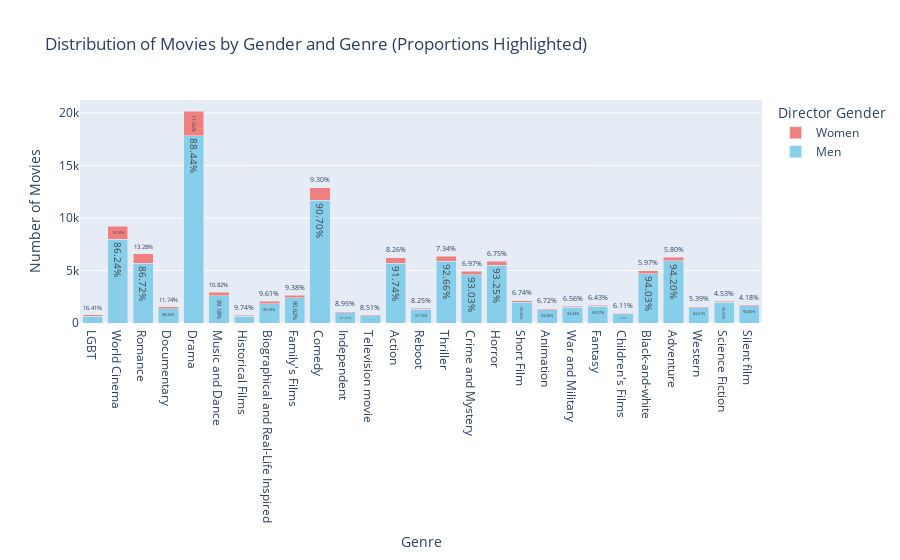

Here is the notebook cell this chart was saved with:
### Markdown cell above
## More detailed graph (chatGPT)

### Code cell
# Flatten the list of genres for movies directed by men
genres_df_m = pd.DataFrame(genre_counts_m.items(), columns=['Genre', 'Count_m'])

# Flatten the list of genres for movies directed by women
all_genres_f = [genre for sublist in movies_director_f['movie_genres'] for genre in sublist]
genre_counts_f = Counter(all_genres_f)

genres_df_f = pd.DataFrame(genre_counts_f.items(), columns=['Genre', 'Count_f'])

# Merge the male and female genre dataframes on the Genre column
genre_df = pd.merge(genres_df_m, genres_df_f, on='Genre', how='outer').fillna(0)

# Calculate the total count and filter genres with more than 500 movies
genre_df['Total'] = genre_df['Count_m'] + genre_df['Count_f']
genre_df = genre_df[genre_df['Total'] > 500]

# Calculate the proportion of movies directed by women
genre_df['Proportion_f'] = genre_df['Count_f'] / genre_df['Total']
genre_df['Proportion_m'] = 1 - genre_df['Proportion_f'] 
# Sort genres by the proportion of women directors in descending order
genre_df = genre_df.sort_values(by='Proportion_f', ascending=False)

# Create an interactive bar chart
fig = go.Figure()

fig.add_trace(go.Bar(
    x=genre_df['Genre'],
    y=genre_df['Count_m'],
    name='Men',
    marker_color='skyblue',
    hoverinfo='y',  # Show only count on hover for this trace
    text=genre_df['Proportion_m'].apply(lambda x: f"{x:.2%}"),  # Add male proportions as text
    textposition='auto',  # Show the text above the bars
))

fig.add_trace(go.Bar(
    x=genre_df['Genre'],
    y=genre_df['Count_f'],
    name='Women',
    marker_color='lightcoral',
    hoverinfo='y',  # Show only count on hover for this trace
    text=genre_df['Proportion_f'].apply(lambda x: f"{x:.2%}"),  # Add female proportions as text
    textposition='auto',  # Show the text above the bars
))

# Update layout
fig.update_layout(
    barmode='stack',
    title='Distribution of Movies by Gender and Genre (Proportions Highlighted)',
    xaxis=dict(title='Genre'),
    yaxis=dict(title='Number of Movies'),
    legend=dict(title='Director Gender'),
    hovermode="x unified"  # Shows hover info for both traces at the same time
)

# Add hovertemplate to display proportions for both men and women
fig.update_traces(
    hovertemplate="<b>Genre:</b> %{x}<br>" +
                  "<b>Proportion:</b> %{text}<br>" +
                  "<b>Count:</b> %{y}<br>"
)

fig.show()

### Figure 1 — Plotly figure (JSON) as saved in the notebook; plotly's stock layout.template omitted (floating-point values rounded to 4 significant figures)
{"data": [{"hoverinfo": "y", "hovertemplate": "<b>Genre:</b> %{x}<br><b>Proportion:</b> %{text}<br><b>Count:</b> %{y}<br>", "marker": {"color": "skyblue"}, "name": "Men", "text": ["83.59%", "86.24%", "86.72%", "88.26%", "88.44%", "89.18%", "90.26%", "90.39%", "90.62%", "90.70%", "91.05%", "91.49%", "91.74%", "91.75%", "92.66%", "93.03%", "93.25%", "93.26%", "93.28%", "93.44%", "93.57%", "93.89%", "94.03%", "94.20%", "94.61%", "95.47%", "95.82%"], "textposition": "auto", "type": "bar", "x": ["LGBT", "World Cinema", "Romance", "Documentary", "Drama", "Music and Dance", "Historical Films", "Biographical and Real-Life Inspired", "Family's Films", "Comedy", "Independent", "Television movie", "Action", "Reboot", "Thriller", "Crime and Mystery", "Horror", "Short Film", "Animation", "War and Military", "Fantasy", "Children's Films", "Black-and-white", "Adventure", "Western", "Science Fiction", "Silent film"], "y": [652, 7953, 5712, 1361, 17839, 2613, 649, 1853, 2416, 11685, 997, 699, 5706, 1301, 5895, 4604, 5487, 1965, 1278, 1495, 1585, 860, 4695, 5909, 1457, 1980, 1652]}, {"hoverinfo": "y", "hovertemplate": "<b>Genre:</b> %{x}<br><b>Proportion:</b> %{text}<br><b>Count:</b> %{y}<br>", "marker": {"color": "lightcoral"}, "name": "Women", "text": ["16.41%", "13.76%", "13.28%", "11.74%", "11.56%", "10.82%", "9.74%", "9.61%", "9.38%", "9.30%", "8.95%", "8.51%", "8.26%", "8.25%", "7.34%", "6.97%", "6.75%", "6.74%", "6.72%", "6.56%", "6.43%", "6.11%", "5.97%", "5.80%", "5.39%", "4.53%", "4.18%"], "textposition": "auto", "type": "bar", "x": ["LGBT", "World Cinema", "Romance", "Documentary", "Drama", "Music and Dance", "Historical Films", "Biographical and Real-Life Inspired", "Family's Films", "Comedy", "Independent", "Television movie", "Action", "Reboot", "Thriller", "Crime and Mystery", "Horror", "Short Film", "Animation", "War and Military", "Fantasy", "Children's Films", "Black-and-white", "Adventure", "Western", "Science Fiction", "Silent film"], "y": [128, 1269, 875, 181, 2332, 317, 70, 197, 250, 1198, 98, 65, 514, 117, 467, 345, 397, 142, 92, 105, 109, 56, 298, 364, 83, 94, 72]}], "layout": {"barmode": "stack", "hovermode": "x unified", "legend": {"title": {"text": "Director Gender"}}, "title": {"text": "Distribution of Movies by Gender and Genre (Proportions Highlighted)"}, "xaxis": {"title": {"text": "Genre"}}, "yaxis": {"title": {"text": "Number of Movies"}}}}
